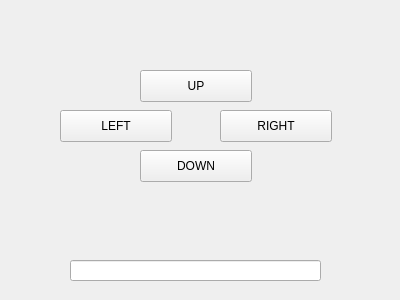
<?xml version="1.0" encoding="UTF-8"?>
<ui version="4.0">
 <class>Widget</class>
 <widget class="QWidget" name="Widget">
  <property name="geometry">
   <rect>
    <x>0</x>
    <y>0</y>
    <width>400</width>
    <height>300</height>
   </rect>
  </property>
  <property name="windowTitle">
   <string>Widget</string>
  </property>
  <widget class="QPushButton" name="upButton">
   <property name="geometry">
    <rect>
     <x>140</x>
     <y>70</y>
     <width>112</width>
     <height>32</height>
    </rect>
   </property>
   <property name="text">
    <string>UP</string>
   </property>
  </widget>
  <widget class="QPushButton" name="leftButton">
   <property name="geometry">
    <rect>
     <x>60</x>
     <y>110</y>
     <width>112</width>
     <height>32</height>
    </rect>
   </property>
   <property name="text">
    <string>LEFT</string>
   </property>
  </widget>
  <widget class="QPushButton" name="rightButton">
   <property name="geometry">
    <rect>
     <x>220</x>
     <y>110</y>
     <width>112</width>
     <height>32</height>
    </rect>
   </property>
   <property name="text">
    <string>RIGHT</string>
   </property>
  </widget>
  <widget class="QPushButton" name="downButton">
   <property name="geometry">
    <rect>
     <x>140</x>
     <y>150</y>
     <width>112</width>
     <height>32</height>
    </rect>
   </property>
   <property name="text">
    <string>DOWN</string>
   </property>
  </widget>
  <widget class="QLineEdit" name="lineEdit">
   <property name="geometry">
    <rect>
     <x>70</x>
     <y>260</y>
     <width>251</width>
     <height>21</height>
    </rect>
   </property>
  </widget>
 </widget>
 <layoutdefault spacing="6" margin="11"/>
 <resources/>
 <connections/>
</ui>
